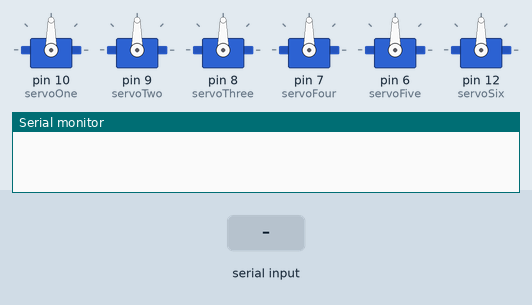
Bench run of a sketch on a simulated Arduino Uno, built with avr-gcc and run on an emulated ATmega328P. On the bench: 6 × servo, the last lines printed to the serial monitor. Inputs (shaded band) come from the test bench.

Above: at 1.2 s.
1.3 s: "C" received over Serial
At 2.6 s:
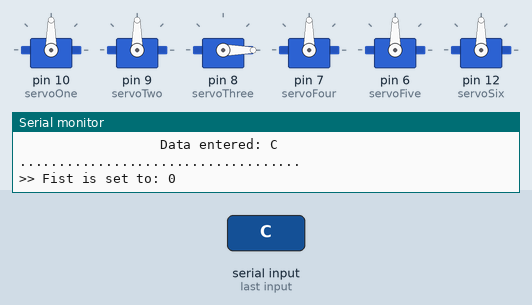
2.9 s: "d" received over Serial
At 4.0 s:
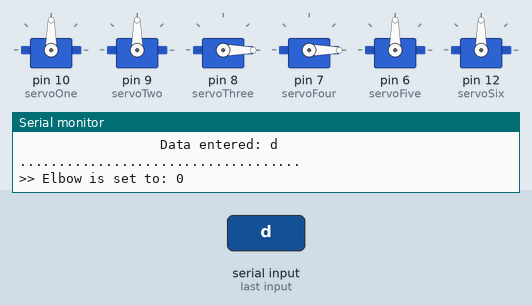
4.5 s: "e" received over Serial
At 5.2 s:
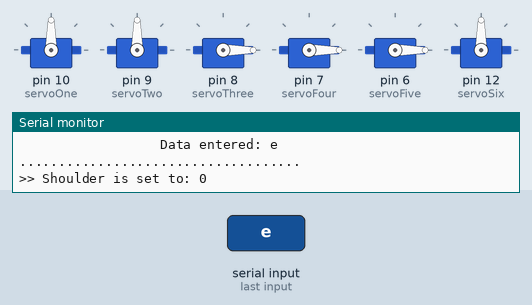
6.1 s: "a,45\n" received over Serial
At 6.6 s:
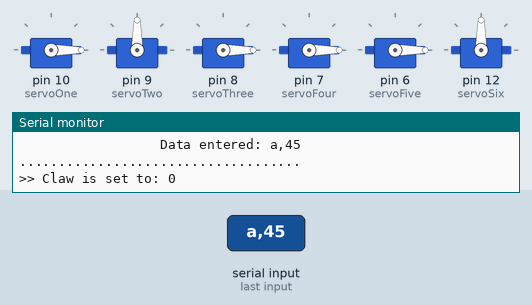
7.7 s: "b,45\n" received over Serial
At 9.0 s:
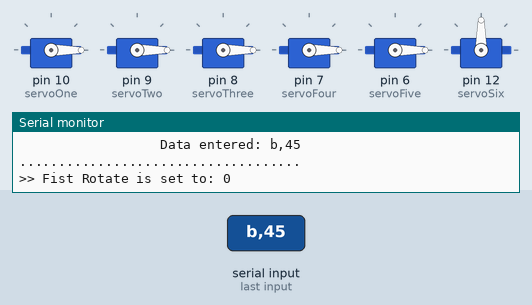
9.3 s: "a90\n" received over Serial
At 10.2 s:
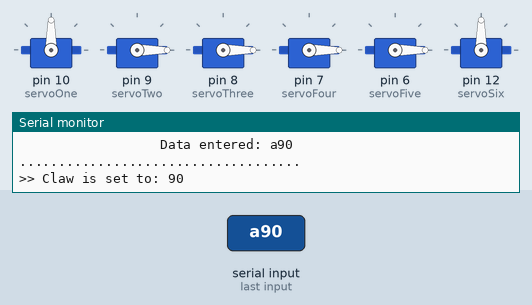
Timing chart, 0 to 11.9 s (numbered marks = the images above; inputs shaded):
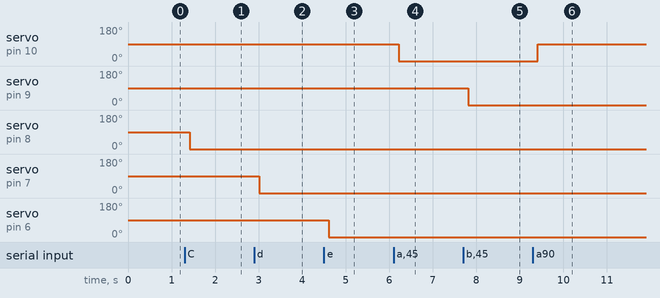

The sketch:

Controle_Servo_Serial.ino
```cpp
/*
Aluno: Ícaro Gabriel Paiva Bastos
Disciplina: Microcontrolador
Código: Achar a ângulo correta do braço para a captura do objeto.

INSTRUÇÕES

  A - (0 - 180 GRAUS) : MOVIMENTA O MOTOR UM
  B - (0 - 180 GRAUS) : MOVIMENTA O MOTOR DOIS
  C - (0 - 180 GRAUS) : MOVIMENTA O MOTOR TRÊS
  D - (0 - 180 GRAUS) : MOVIMENTA O MOTOR QUATRO
  E - (0 - 180 GRAUS) : MOVIMENTA O MOTOR CINCO
  F - (0 - 180 GRAUS) : MOVIMENTA O MOTOR SEIS

PONTOS INICIAIS
  A -
  B -
  C -
  D -
  E -
  F -

PONTOS FINAIS
  A -
  B -
  C -
  D -
  E -
  F -

*/

// Biblioteca auxiliar
#include <Servo.h>


// Definições de constantes
#define servoOne       10
#define servoTwo        9
#define servoThree      8
#define servoFour       7
#define servoFive       6
#define servoSix       12


// Funções auxiliares
void splitString(char* data);
void setPosition(char* data);


// Atribuição de objetos (servos do braço)
Servo servo_one, servo_two, servo_three, servo_four, servo_five, servo_six;


// Variáveis
char buffer[18]; // vetor para armazenar string de texto
                 // maior que o máximo permitido (16) para
                 // evitar estouros de buffer

void setup()
{
 Serial.begin(9600);  // Inicia comunicação serial a 9600bps
 Serial.flush();      // Libera caracteres que estejam na linha
                      // Serial, deixando-a pronta para in/outs

  //configura os pinos dos servos como saída digital
  pinMode(servoOne,   OUTPUT);
  pinMode(servoTwo,   OUTPUT);
  pinMode(servoThree, OUTPUT);
  pinMode(servoFour,  OUTPUT);
  pinMode(servoFive,  OUTPUT);
  pinMode(servoSix,   OUTPUT);


  //atribui os pinos do Arduino ao respectivo servo
  servo_one.attach(servoOne);
  servo_two.attach(servoTwo);
  servo_three.attach(servoThree);
  servo_four.attach(servoFour);
  servo_five.attach(servoFive);
  servo_six.attach(servoSix);
}

void loop()
{
 if(Serial.available() > 0)            //verifica se foi enviado um caractere para serial
 {
  byte index = 0;                      //armazena a posição de um ponteiro para os
                                       //caracteres do vetor

  delay(100);                          //deixa o buffer encher
  byte numChar = Serial.available();   //atribui o numero de
                                       //caracteres digitados

  if(numChar > 15) numChar = 15;       //evita o estouro do buffer

  while(numChar--) //executa até que numChar seja zero
  {
   buffer[index++] = Serial.read();   //le a serial e armazena no vetor
  }
  splitString(buffer);                //chama a função splitString com buffer como parametro
 }
}

void splitString(char* data)
{
 Serial.println(" ");
 Serial.print("                  Data entered: ");
 Serial.println(data);
 Serial.println("....................................");
 Serial.print(">> ");
 char* parameter = data;                     //variavel para acessar os elementos do vetor data

 setPosition(parameter);                      // chama a funço parameter

for(int x=0; x<16; x++)
{
 buffer[x]='\0';
}

  Serial.flush();                     //libera caracteres que estejam na linha
                                      //serial, deixando-a pronta para in/outs
}

void setPosition(char* data)
{
 if((data[0] == 'a') || (data[0] == 'A'))  //verifica letra inicial (qual servo)
 {
  int Ans = strtol(data+1, NULL, 10);     //define Ans como numero na proxima parte do texto

  Ans = constrain(Ans,0,180);             //garante que Ans esteja entre 0 e 180
  servo_one.write(Ans);                   //atribui o grau da posição do eixo do servo
  Serial.print("Claw is set to: ");
  Serial.println(Ans);
 }

 if((data[0] == 'b') || (data[0] == 'B'))
 {
  int Ans = strtol(data+1, NULL, 10);

  Ans = constrain(Ans,0,180);
  servo_two.write(Ans);
  Serial.print("Fist Rotate is set to: ");
  Serial.println(Ans);
 }

 if((data[0] == 'c') || (data[0] == 'C'))
 {
  int Ans = strtol(data+1, NULL, 10);

  Ans = constrain(Ans,0,180);
  servo_three.write(Ans);
  Serial.print("Fist is set to: ");
  Serial.println(Ans);
 }

 if((data[0] == 'd') || (data[0] == 'D'))
 {
  int Ans = strtol(data+1, NULL, 10);

  Ans = constrain(Ans,0,180);
  servo_four.write(Ans);
  Serial.print("Elbow is set to: ");
  Serial.println(Ans);
 }

 if((data[0] == 'e') || (data[0] == 'E'))
 {
  int Ans = strtol(data+1, NULL, 10);

  Ans = constrain(Ans,0,180);
  servo_five.write(Ans);
  Serial.print("Shoulder is set to: ");
  Serial.println(Ans);
 }

 if((data[0] == 'f') || (data[0] == 'F'))
 {
  int Ans = strtol(data+1, NULL, 10);

  Ans = constrain(Ans,0,180);
  servo_six.write(Ans);
  Serial.print("Base is set to: ");
  Serial.println(Ans);
 }
} // end setPosition
```

Measured:
- after the input at 1.3 s, servo on pin 8 (servoThree): 90° → 0° after 0.12 s
- after the input at 2.9 s, servo on pin 7 (servoFour): 90° → 0° after 0.12 s
- after the input at 4.5 s, servo on pin 6 (servoFive): 90° → 0° after 0.12 s
- after the input at 6.1 s, servo on pin 10 (servoOne): 90° → 0° after 0.12 s
- after the input at 7.7 s, servo on pin 9 (servoTwo): 90° → 0° after 0.12 s
- after the input at 9.3 s, servo on pin 10 (servoOne): 0° → 90° after 0.12 s
